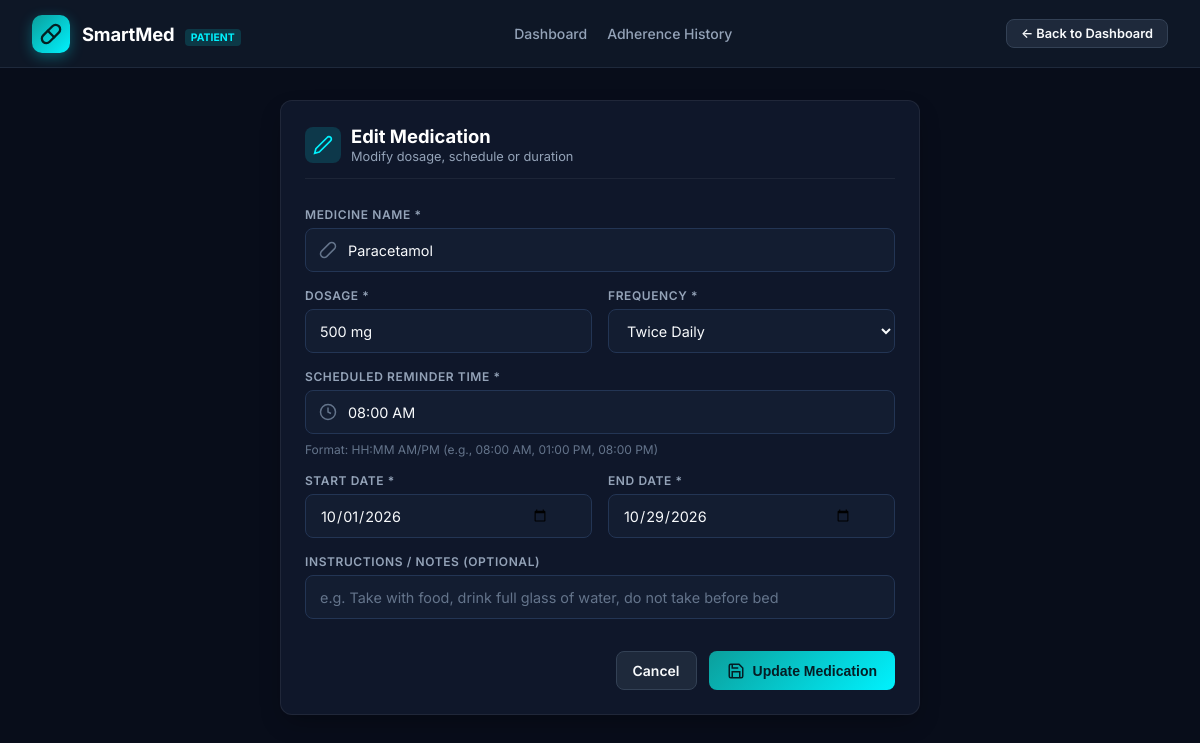
The app's page /medications/edit/1 (signed in) with its own data.
### tables this page shows
CREATE TABLE medications (
            id INTEGER PRIMARY KEY AUTOINCREMENT,
            patient_id INTEGER NOT NULL,
            medicine_name TEXT NOT NULL,
            dosage TEXT NOT NULL,
            frequency TEXT NOT NULL,
            scheduled_time TEXT NOT NULL,
            start_date TEXT NOT NULL,
            end_date TEXT NOT NULL, instructions TEXT DEFAULT '',
            FOREIGN KEY (patient_id) REFERENCES users(id) ON DELETE CASCADE
        );

### app.py (the view, shortened to what this page needs)
@app.route("/medications/edit/<int:med_id>", methods=["GET", "POST"])
def edit_medication(med_id):
    if "user_id" not in session:
        return redirect(url_for("login"))
    patient_id = session["user_id"]
    conn = get_db()
    cursor = conn.cursor()
    cursor.execute("SELECT * FROM medications WHERE id = ? AND patient_id = ?", (med_id, patient_id))
    medication = cursor.fetchone()
    if not medication:
        conn.close()
        flash("Medication not found or unauthorized.", "error")
        return redirect(url_for("patient_dashboard"))
    conn.close()
    return render_template("add_medicine.html", medication=medication, is_edit=True)

### app.py (called while the page is built)
def get_db():
    conn = sqlite3.connect(DATABASE_PATH)
    conn.row_factory = sqlite3.Row
    return conn

### templates/add_medicine.html (shortened to what this page needs)
<!DOCTYPE html>
<html lang="en">
<head>
  <link rel="stylesheet" href="{{ url_for('static', filename='css/style.css') }}">
</head>
<body class="app-layout">
  <header class="navbar">
    <a href="{{ url_for('patient_dashboard') }}" class="nav-brand">
      <div class="brand-icon-box">
        <svg width="22" height="22" viewBox="0 0 24 24" fill="none" stroke="currentColor" stroke-width="2.5" stroke-linecap="round" stroke-linejoin="round">
          <path d="m10.5 20.5 10-10a4.95 4.95 0 1 0-7-7l-10 10a4.95 4.95 0 1 0 7 7Z"/>
          <path d="m8.5 8.5 7 7"/>
        </svg>
      </div>
      <div>
        <span class="brand-name">SmartMed</span>
        <span class="brand-tag">Patient</span>
      </div>
    </a>
    <nav class="nav-links">
      <a href="{{ url_for('patient_dashboard') }}" class="nav-link">Dashboard</a>
      <a href="{{ url_for('history') }}" class="nav-link">Adherence History</a>
    </nav>
    <div class="nav-actions">
      <a href="{{ url_for('patient_dashboard') }}" class="btn-secondary" style="padding:6px 14px; font-size:0.8rem;">
        ← Back to Dashboard
      </a>
    </div>
  </header>
  <main class="main-content">
    <div class="form-card section-card">
      <div class="section-header">
        <div class="section-title-box">
          <div style="width:36px; height:36px; border-radius:8px; background:rgba(0, 242, 254, 0.15); display:flex; align-items:center; justify-content:center; color:var(--cyan-accent);">
            {% if is_edit %}
              <svg width="20" height="20" viewBox="0 0 24 24" fill="none" stroke="currentColor" stroke-width="2"><path d="M17 3a2.85 2.83 0 1 1 4 4L7.5 20.5 2 22l1.5-5.5Z"/></svg>
            {% else %}
              <svg width="20" height="20" viewBox="0 0 24 24" fill="none" stroke="currentColor" stroke-width="2"><line x1="12" y1="5" x2="12" y2="19"/><line x1="5" y1="12" x2="19" y2="12"/></svg>
            {% endif %}
          </div>
          <div>
            <h2 class="section-title">{{ 'Edit Medication' if is_edit else 'Add New Medication' }}</h2>
            <p style="font-size:0.8rem; color:var(--text-muted); margin-top:2px;">
              {{ 'Modify dosage, schedule or duration' if is_edit else 'Configure a prescription schedule to receive reminders' }}
            </p>
          </div>
        </div>
      </div>
      <form action="{{ url_for('edit_medication', med_id=medication.id) if is_edit else url_for('add_medication') }}" method="POST" class="auth-form" style="margin-top:10px;">
        <div class="form-group">
          <label class="form-label" for="medicine_name">Medicine Name *</label>
          <div class="input-container">
            <input type="text" id="medicine_name" name="medicine_name" class="auth-input" placeholder="e.g. Paracetamol, Amoxicillin, Metformin"
                   value="{{ medication.medicine_name if medication else (form_data.medicine_name if form_data else '') }}" required>
          </div>
        </div>
        <div class="form-grid-2">
          <div class="form-group">
            <label class="form-label" for="dosage">Dosage *</label>
            <div class="input-container">
              <input type="text" id="dosage" name="dosage" class="auth-input no-left-icon" placeholder="e.g. 500 mg, 1 Tablet, 10 ml"
                     value="{{ medication.dosage if medication else (form_data.dosage if form_data else '') }}" required>
            </div>
          </div>
          <div class="form-group">
            <label class="form-label" for="frequency">Frequency *</label>
            <div class="input-container">
              <select id="frequency" name="frequency" class="auth-input no-left-icon" style="background:var(--input-bg); color:var(--text-main);" required>
                {% set curr_freq = medication.frequency if medication else (form_data.frequency if form_data else 'Once Daily') %}
                <option value="Twice Daily" {% if curr_freq == 'Twice Daily' %}selected{% endif %}>Twice Daily</option>
              </select>
            </div>
          </div>
        </div>
        <div class="form-group">
          <label class="form-label" for="scheduled_time">Scheduled Reminder Time *</label>
          <div class="input-container">
            <input type="text" id="scheduled_time" name="scheduled_time" class="auth-input" placeholder="e.g. 08:00 AM or 01:00 PM"
                   value="{{ medication.scheduled_time if medication else (form_data.scheduled_time if form_data else '08:00 AM') }}" required>
          </div>
          <span style="font-size:0.75rem; color:var(--text-dim); margin-top:2px;">Format: HH:MM AM/PM (e.g., 08:00 AM, 01:00 PM, 08:00 PM)</span>
        </div>
        <div class="form-grid-2">
          <div class="form-group">
            <label class="form-label" for="start_date">Start Date *</label>
            <div class="input-container">
              <input type="date" id="start_date" name="start_date" class="auth-input no-left-icon"
                     value="{{ medication.start_date if medication else (form_data.start_date if form_data else default_start) }}" required>
            </div>
          </div>
          <div class="form-group">
            <label class="form-label" for="end_date">End Date *</label>
            <div class="input-container">
              <input type="date" id="end_date" name="end_date" class="auth-input no-left-icon"
                     value="{{ medication.end_date if medication else (form_data.end_date if form_data else default_end) }}" required>
            </div>
          </div>
        </div>
        <div class="form-group">
          <label class="form-label" for="instructions">Instructions / Notes (Optional)</label>
          <div class="input-container">
            <input type="text" id="instructions" name="instructions" class="auth-input no-left-icon"
                   placeholder="e.g. Take with food, drink full glass of water, do not take before bed"
                   value="{{ medication.instructions if medication else (form_data.instructions if form_data else '') }}">
          </div>
        </div>
        <div style="display:flex; justify-content:flex-end; gap:12px; margin-top:16px;">
          <a href="{{ url_for('patient_dashboard') }}" class="btn-secondary">Cancel</a>
          <button type="submit" class="btn-cta">
            <svg width="18" height="18" viewBox="0 0 24 24" fill="none" stroke="currentColor" stroke-width="2"><path d="M19 21H5a2 2 0 0 1-2-2V5a2 2 0 0 1 2-2h11l5 5v11a2 2 0 0 1-2 2z"/><polyline points="17 21 17 13 7 13 7 21"/><polyline points="7 3 7 8 15 8"/></svg>
            <span>{{ 'Update Medication' if is_edit else 'Save Medication' }}</span>
          </button>
        </div>
      </form>
    </div>
  </main>
</body>
</html>

### static/css/style.css (style rules this page uses)
:root { --primary-teal: #0B9F9C; --primary-teal-dark: #07716F; --primary-teal-glow: rgba(11, 159, 156, 0.35); --cyan-accent: #00F2FE; --cyan-hover: #4facfe; --dark-navy: #090D16; --card-navy: #0F172A; --card-navy-subtle: #1E293B; --input-bg: #131D31; --input-border: #233554; --input-focus: #00F2FE; --text-main: #F8FAFC; --text-muted: #94A3B8; --text-dim: #64748B; --status-taken: #10B981; --status-taken-bg: rgba(16, 185, 129, 0.15); --status-missed: #EF4444; --status-missed-bg: rgba(239, 68, 68, 0.15); --status-pending: #F59E0B; --status-pending-bg: rgba(245, 158, 11, 0.15); --radius-sm: 8px; --radius-md: 12px; --radius-lg: 14px; --radius-pill: 9999px; --shadow-card: 0 25px 50px -12px rgba(0, 0, 0, 0.5), 0 0 40px rgba(11, 159, 156, 0.2); --shadow-subtle: 0 10px 25px -5px rgba(0, 0, 0, 0.3); }
* { margin: 0; padding: 0; box-sizing: border-box; }
body { font-family: 'Inter', -apple-system, BlinkMacSystemFont, "Segoe UI", Roboto, sans-serif; background-color: #0B132B; color: var(--text-main); min-height: 100vh; -webkit-font-smoothing: antialiased; }
.auth-form { display: flex; flex-direction: column; gap: 16px; }
.form-group { display: flex; flex-direction: column; gap: 6px; }
.form-label { font-size: 0.75rem; font-weight: 600; text-transform: uppercase; letter-spacing: 0.05em; color: var(--text-muted); }
.input-container { position: relative; display: flex; align-items: center; }
.auth-input { width: 100%; height: 44px; background: var(--input-bg); border: 1px solid var(--input-border); border-radius: var(--radius-sm); padding: 0 42px 0 42px; color: var(--text-main); font-size: 0.9rem; font-family: inherit; transition: all 0.2s ease; }
.auth-input.no-left-icon { padding-left: 14px; }
.auth-input::placeholder { color: var(--text-dim); }
.app-layout { min-height: 100vh; display: flex; flex-direction: column; background-color: #080D1A; }
.navbar { height: 68px; background: #0E1726; border-bottom: 1px solid #1E293B; display: flex; align-items: center; justify-content: space-between; padding: 0 32px; position: sticky; top: 0; z-index: 100; }
.nav-brand { display: flex; align-items: center; gap: 12px; text-decoration: none; color: #FFFFFF; }
.brand-icon-box { width: 38px; height: 38px; border-radius: 10px; background: linear-gradient(135deg, #0B9F9C 0%, #00F2FE 100%); display: flex; align-items: center; justify-content: center; color: #042022; font-weight: 800; box-shadow: 0 4px 14px rgba(0, 242, 254, 0.3); }
.brand-name { font-size: 1.15rem; font-weight: 700; letter-spacing: -0.01em; }
.brand-tag { font-size: 0.65rem; text-transform: uppercase; background: rgba(0, 242, 254, 0.15); color: var(--cyan-accent); padding: 2px 6px; border-radius: 4px; font-weight: 700; margin-left: 6px; }
.nav-links { display: flex; align-items: center; gap: 20px; }
.nav-link { color: var(--text-muted); text-decoration: none; font-size: 0.875rem; font-weight: 500; transition: color 0.2s ease; display: flex; align-items: center; gap: 6px; }
.nav-actions { display: flex; align-items: center; gap: 16px; }
.main-content { flex: 1; max-width: 1240px; width: 100%; margin: 0 auto; padding: 32px 24px; display: flex; flex-direction: column; gap: 28px; }
.btn-cta { background: linear-gradient(135deg, #0B9F9C 0%, #00F2FE 100%); color: #051D24; font-weight: 700; font-size: 0.875rem; padding: 10px 18px; border-radius: var(--radius-sm); text-decoration: none; display: inline-flex; align-items: center; gap: 8px; border: none; cursor: pointer; transition: all 0.25s ease; }
.btn-secondary { background: #1E293B; color: var(--text-main); border: 1px solid #334155; font-weight: 600; font-size: 0.875rem; padding: 10px 16px; border-radius: var(--radius-sm); text-decoration: none; display: inline-flex; align-items: center; gap: 8px; cursor: pointer; transition: all 0.2s ease; }
.section-card { background: var(--card-navy); border: 1px solid rgba(255, 255, 255, 0.07); border-radius: var(--radius-md); padding: 24px; box-shadow: var(--shadow-subtle); display: flex; flex-direction: column; gap: 18px; }
.section-header { display: flex; align-items: center; justify-content: space-between; border-bottom: 1px solid rgba(255, 255, 255, 0.06); padding-bottom: 14px; }
.section-title-box { display: flex; align-items: center; gap: 10px; }
.section-title { font-size: 1.15rem; font-weight: 700; color: #FFFFFF; }
.form-card { max-width: 640px; margin: 0 auto; width: 100%; }
.form-grid-2 { display: grid; grid-template-columns: 1fr 1fr; gap: 16px; }

### records on screen
medications: medicine_name "Paracetamol", dosage "500 mg", frequency "Twice Daily", scheduled_time "08:00 AM", start_date "10/01/2026", end_date "10/29/2026"

### other values on screen
{{ 'Edit Medication' if is_edit else 'Add New Medication' }} "Edit Medication"
{{ 'Update Medication' if is_edit else 'Save Medication' }} "Update Medication"
